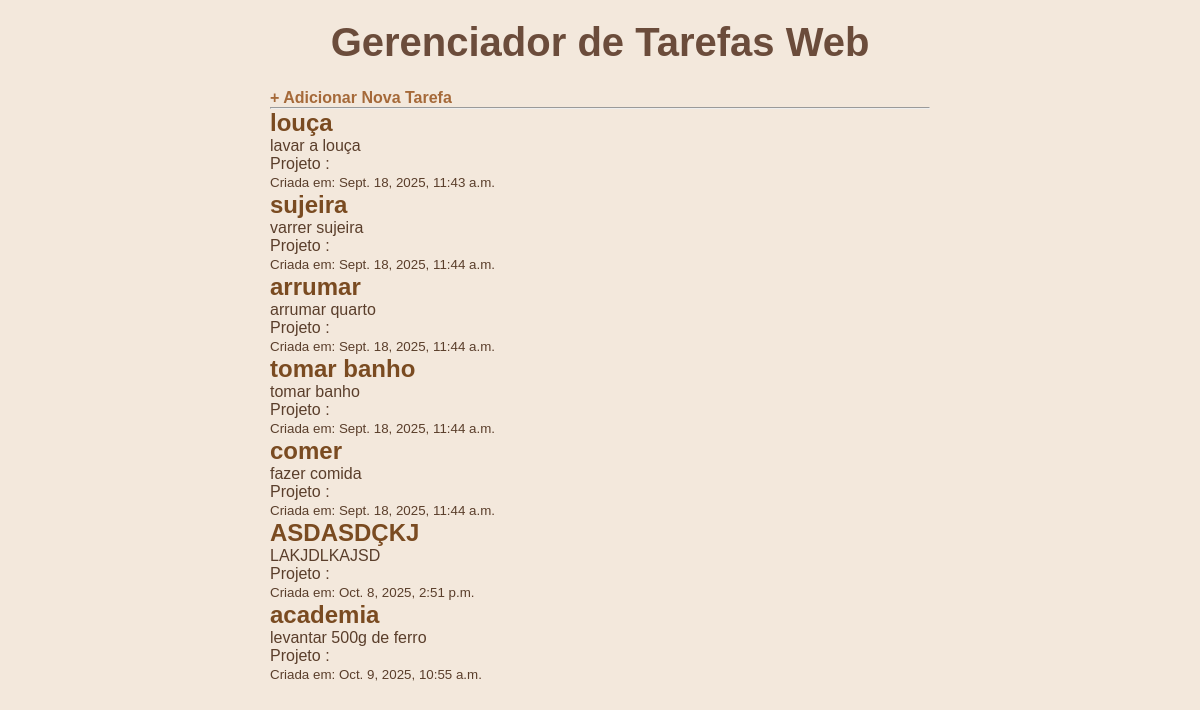
Page /tarefas/ on the earlier database version.
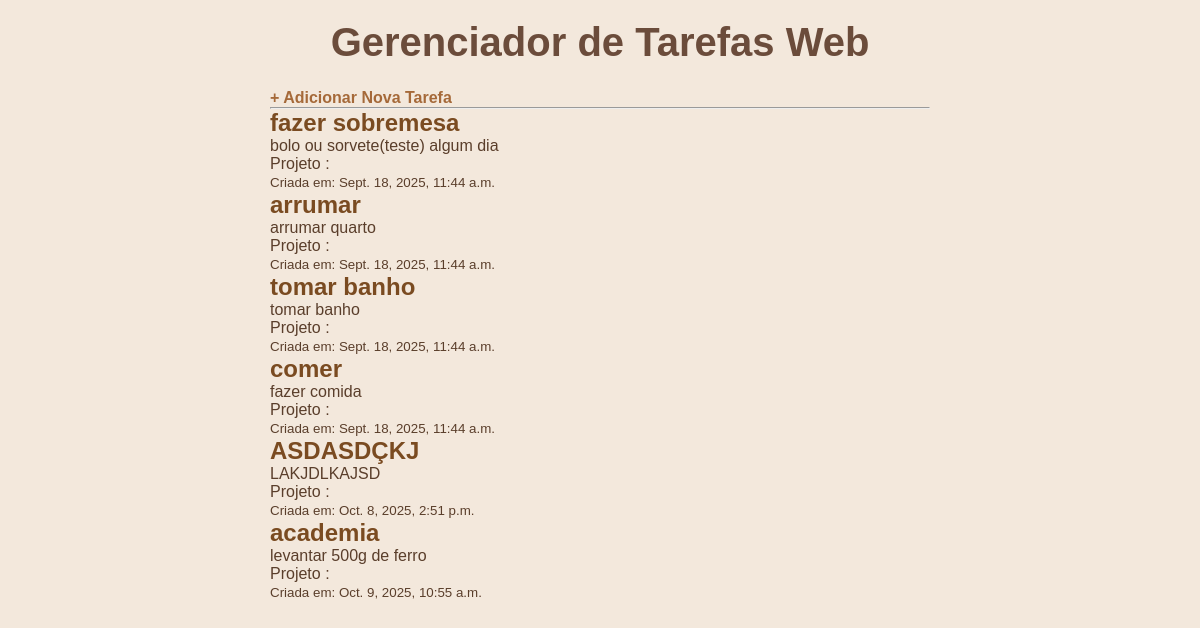
Same page on the later database version.
### tarefas/models.py (models this page shows, shortened)
class Tarefa (models.Model):
    titulo = models.CharField(max_length = 200)
    descricao = models.TextField(blank=True, null=True)
    data_criacao = models.DateTimeField (auto_now_add = True)
    concluida = models.BooleanField(default = False)
    projeto = models.ForeignKey(Projeto, on_delete = models.CASCADE, null=True,blank=True)

### tarefas/views.py (the view)
# urls.py: path('', views.listar_tarefas, name='lista_tarefas'),#seria/tarefa/
def listar_tarefas(request):
    tarefas_salvas = Tarefa.objects.all()
    contexto = {
        'minhas_tarefas': tarefas_salvas
    }
    return render(request, 'tarefas/lista.html', contexto)

### tarefas/templates/tarefas/lista.html (shortened to what this page needs)
<!DOCTYPE html>
<html lang="pt-br">
<head>
    {% load static %}
    <link rel="stylesheet" href="{% static 'lista/lista.css' %}">
</head>
<body>
    <h1>Gerenciador de Tarefas Web</h1>
    <a href="{% url 'adicionar_tarefa' %}"><strong>+ Adicionar Nova Tarefa</strong></a>
    <hr>
    {% for tarefa in minhas_tarefas %}
        <div class="tarefa {% if tarefa.concluida %}concluida{% endif %}">
            <h2><a href="{% url 'detalhe_tarefa' tarefa.id %}">{{ tarefa.titulo }}</a></h2>
            <p>{{ tarefa.descricao }}</p>
            <p>Projeto :{{tarefa.projeto.nome}}</p>
            <small>Criada em: {{ tarefa.data_criacao }}</small>
        </div>
    {% empty %}
        <p>Nenhuma tarefa cadastrada ainda. Adicione algumas no <a href="/admin/">Admin</a>!</p>
    {% endfor %}
</body>
</html>

Differences in the rows shown:
removed Tarefa: titulo "louça", descricao "lavar a louça", data_criacao "Sept. 18, 2025, 11:43 a.m."
changed Tarefa: titulo "sujeira" → "fazer sobremesa"; descricao "varrer sujeira" → "bolo ou sorvete(teste) algum dia"
